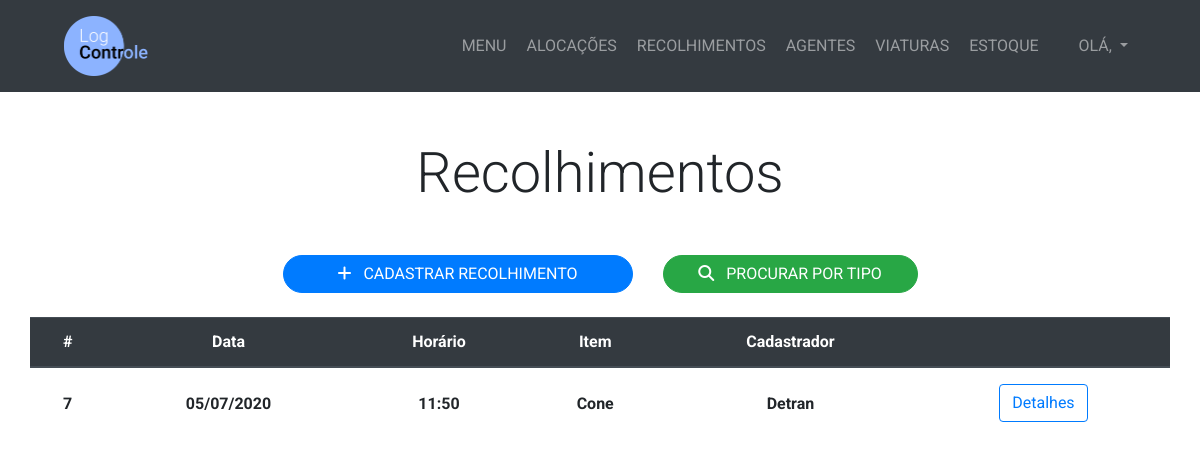
Page /recolhimento/ on the earlier database version.
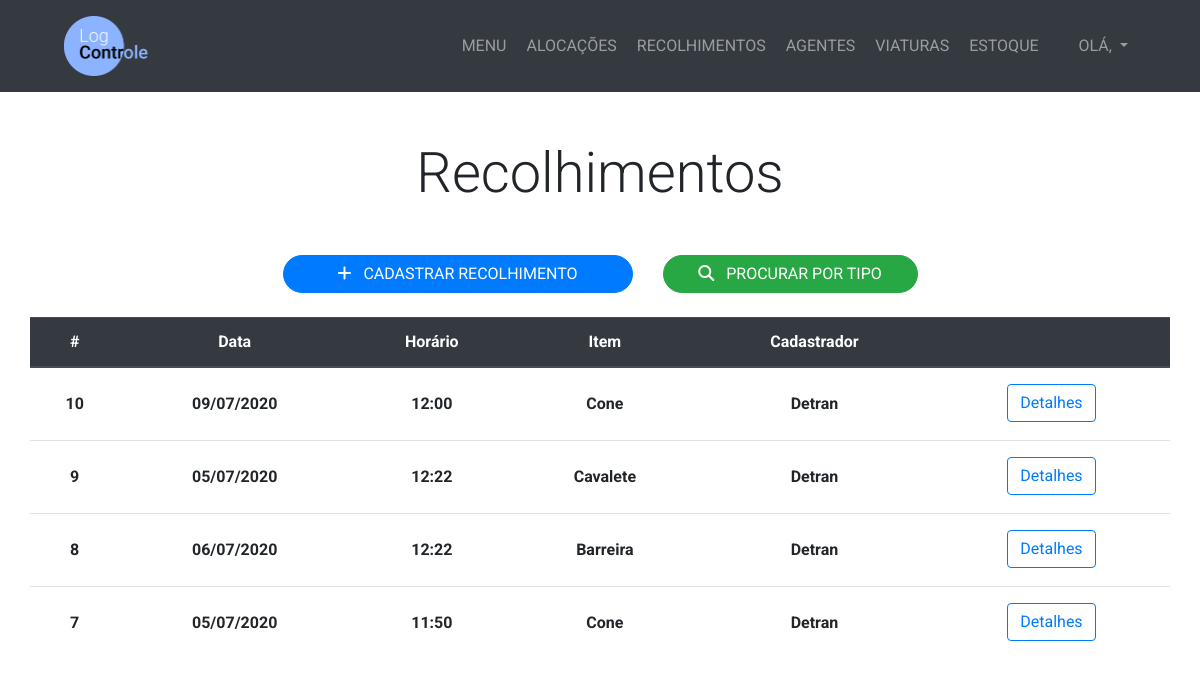
Same page on the later database version.
### management/models.py (models this page shows, shortened)
class Recolhimento(models.Model):
    TURNO_CHOICES = (
        ('Manhã', 'Manhã'),
        ('Tarde', 'Tarde'),
        ('Noite', 'Noite'),
        ('Madrugada', 'Madrugada')
    )
    data = models.DateField()
    horario = models.TimeField()
    quantidade = models.IntegerField()
    alocacao = models.ForeignKey(Alocacao, on_delete=models.PROTECT)
    viatura = models.ForeignKey(Viatura, on_delete=models.PROTECT, blank=True, null=True)
    turno = models.CharField(max_length=10, choices=TURNO_CHOICES)
    cadastrador = models.ForeignKey(User, on_delete=models.PROTECT)

class Alocacao(models.Model):
    TURNO_CHOICES = (
        ('Manhã', 'Manhã'),
        ('Tarde', 'Tarde'),
        ('Noite', 'Noite'),
        ('Madrugada', 'Madrugada')
    )
    STATUS_CHOICES = (
        ('Aberto', 'Aberto'),
        ('Fechado', 'Fechado'),
        ('Desativado', 'Desativado')
    )
    data = models.DateField()
    horario = models.TimeField()
    item = models.ForeignKey(Item, on_delete=models.PROTECT)
    quantidade = models.IntegerField()
    turno = models.CharField(max_length=10, choices=TURNO_CHOICES)
    viatura = models.ForeignKey(Viatura, on_delete=models.PROTECT, blank=True, null=True)
    rua = models.CharField(max_length=200)
    numero = models.CharField(max_length=10)
    bairro = models.CharField(max_length=25)
    complemento = models.CharField(max_length=25, blank=True)
    motivo = models.CharField(max_length=100, blank=True)
    cadastrador = models.ForeignKey(User, on_delete=models.PROTECT)
    status = models.CharField(max_length=11, choices=STATUS_CHOICES, default='Fechado')

class Item(models.Model):
    nome = models.CharField(max_length=100)
    def __str__(self):
        return self.nome

### management/views.py (the view)
# urls.py: path('recolhimento/', views.menu_recolhimento, name='menu_recolhimento'),
def menu_recolhimento(request):
    recolhimentos = Recolhimento.objects.all().order_by('-id')
    return render(request, 'management/menu_recolhimento.html', {'recolhimentos':recolhimentos})

### management/templates/management/menu_recolhimento.html
{% extends 'management/base.html' %}
{% block content %}
  <section class="py-5">
    <div class="container">
      <h1 class="display-4 text-center mb-5">Recolhimentos</h1>
      <div class="row justify-content-center">
        <div class="col-lg-4">
          <a href="{% url 'alocacoes_abertas' %}" class="btn btn-primary btn-block rounded-pill"><i class="fas fa-plus mr-2"></i> CADASTRAR RECOLHIMENTO</a>
        </div>
        <div class="col-lg-3">
          <a href="{% url 'procurar_por_tipo_recolhimento' %}" class="btn btn-success btn-block rounded-pill"><i class="fas fa-search mr-2"></i> PROCURAR POR TIPO</a>
        </div>
      </div>
      <div class="row justify-content-center mt-4">
        {% if recolhimentos %}
          <div class="table-responsive" id="tabela-colaboracao">
            <table class="table table-hover">
              <thead class="thead-dark">
                <tr>
                  <th scope="col" class="text-center">#</th>
                  <th scope="col" class="text-center">Data</th>
                  <th scope="col" class="text-center">Horário</th>
                  <th scope="col" class="text-center">Item</th>
                  <th scope="col" class="text-center">Cadastrador</th>
                  <th scope="col" class="text-center"></th>
                </tr>
              </thead>
              <tbody>
                {% for recolhimento in recolhimentos %}
                  <tr>
                    <th scope="row" class="text-center py-4">{{ recolhimento.id }}</th>
                    <th scope="row" class="text-center py-4">{{ recolhimento.data|date:'d/m/Y' }}</th>
                    <th scope="row" class="text-center py-4">{{ recolhimento.horario|date:'H:i' }}</th>
                    <th scope="row" class="text-center py-4">{{ recolhimento.alocacao.item }}</th>
                    <th scope="row" class="text-center py-4"><span style="text-transform: capitalize;">{{ recolhimento.cadastrador }}</span></th>
                    <th scope="row" class="text-center py-3"><a href="{% url 'detalhe_recolhimento' recolhimento.id %}" class="btn btn-outline-primary">Detalhes</a></th>
                  </tr>
                {% endfor %}
              </tbody>
            </table>
          </div>
        {% else %}
          <h2 class="text-center text-secondary">Nenhum recolhimento cadastrado</h2>
        {% endif %}
      </div>
    </div>
  </section>
{% endblock %}

### management/templates/management/base.html (shortened to what this page needs)
<!DOCTYPE html>
<html lang="pt-br" dir="ltr">
  {% load static %}
  <head>
    <link
      rel="stylesheet"
      href="https://stackpath.bootstrapcdn.com/bootstrap/4.5.0/css/bootstrap.min.css"
    />
    <link rel="stylesheet" type="text/css" href="{% static 'management/css/style.css' %}">
    <link rel="stylesheet" href="{% static 'management/css/bootstrap-datepicker.css' %}">
  </head>
  <body>
    <nav class="navbar navbar-expand-lg bg-dark navbar-dark py-3" id="main-nav">
      <a href="{% url 'home' %}" class="ml-5">
        <img src="{% static 'management/Logo.png' %}" alt="Logo LogControle" style="max-height: 60px;">
      </a>
      <div class="collapse navbar-collapse" id="navbarCollapse">
        <ul class="navbar-nav ml-auto">
          <li class="nav-item">
            <a href="{% url 'home' %}" class="nav-link ml-1">MENU</a>
          </li>
          <li class="nav-item">
            <a href="{% url 'menu_alocacao' %}" class="nav-link ml-1">ALOCAÇÕES</a>
          </li>
          <li class="nav-item">
            <a href="{% url 'menu_recolhimento' %}" class="nav-link ml-1">RECOLHIMENTOS</a>
          </li>
          <li class="nav-item">
            <a href="{% url 'menu_agente' %}" class="nav-link ml-1">AGENTES</a>
          </li>
          <li class="nav-item">
            <a href="{% url 'menu_viatura' %}" class="nav-link ml-1">VIATURAS</a>
          </li>
          <li class="nav-item">
            <a href="{% url 'menu_estoque' %}" class="nav-link ml-1">ESTOQUE</a>
          </li>
          <li class="nav-item dropdown ml-4 mr-5">
            <a href="#" class="nav-link dropdown-toggle" data-toggle="dropdown" aria-expanded="false">OLÁ, </a>
          </li>
        </ul>
      </div>
    </nav>
    {% block content %} {% endblock %}
  </body>
</html>

### management/static/management/css/style.css (style rules this page uses)
body { font-family: 'Roboto', Arial; }
#tabela-colaboracao { height: 500px; overflow: auto; }

Differences in the rows shown:
added Recolhimento: id "10", data "09/07/2020", horario "12:00", alocacao.item "Cone", cadastrador "Detran"
added Recolhimento: id "9", data "05/07/2020", horario "12:22", alocacao.item "Cavalete", cadastrador "Detran"
added Recolhimento: id "8", data "06/07/2020", horario "12:22", alocacao.item "Barreira", cadastrador "Detran"
